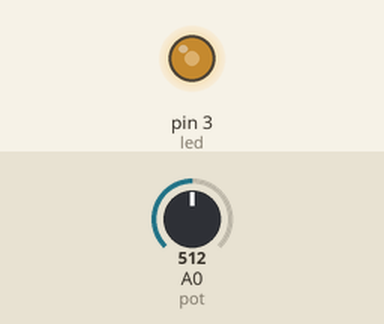
Recording of a sketch running on a simulated Arduino Uno, built with avr-gcc and run on an emulated ATmega328P. On the bench: output pins drawn as LEDs (lit = HIGH). Inputs (shaded band) come from the test bench; at power-on: A0 (pot) = 512.

Above: at 1.2 s.
1.3 s: A0 (pot) set to 716
At 2.0 s:
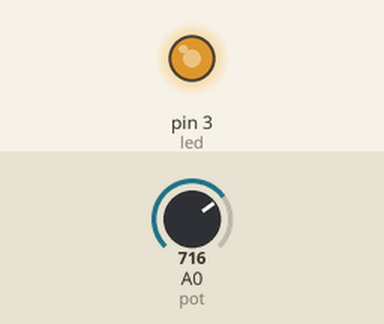
2.8 s: A0 (pot) set to 900
At 3.1 s:
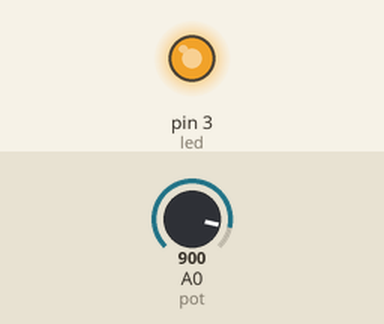
4.3 s: A0 (pot) set to 122
At 5.5 s:
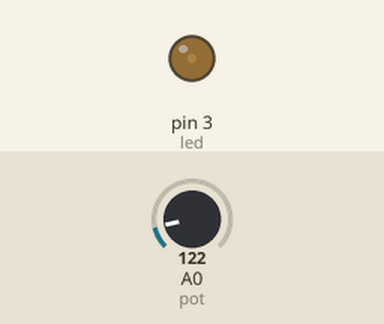
5.8 s: A0 (pot) set to 0
At 6.6 s:
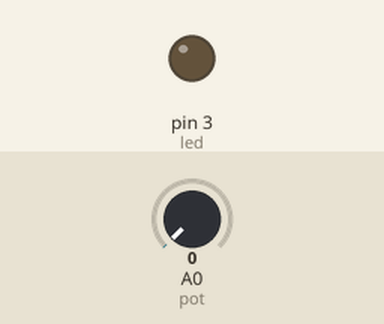
7.3 s: A0 (pot) set to 511
At 7.7 s:
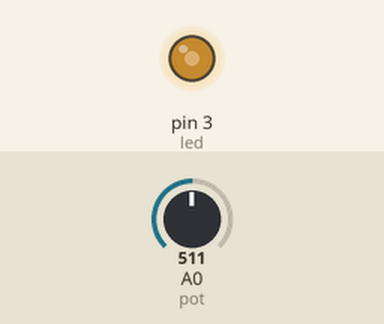
Timing chart, 0 to 9.8 s (numbered marks = the images above; inputs shaded):
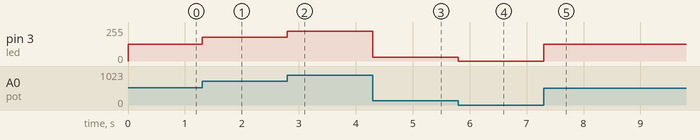

The sketch:

PWM.ino
```cpp
int pot = A0;  // Variable para el potenciómetro
int led = 3;  // Pin que puede manejar PWM
int lectura;

void setup() {
  pinMode(led,OUTPUT);
}

void loop() {
  lectura = analogRead(pot);
  lectura = map(lectura,0,1023,0,255);
  analogWrite(led,lectura);
}
```

Measured:
- after the input at 1.3 s, pin 3 (led): 127/255 → 178/255 at once
- after the input at 2.8 s, pin 3 (led): 178/255 → 224/255 at once
- after the input at 4.3 s, pin 3 (led): 224/255 → 30/255 at once
- after the input at 5.8 s, pin 3 (led): 30/255 → 0/255 at once
- after the input at 7.3 s, pin 3 (led): 0/255 → 127/255 at once
